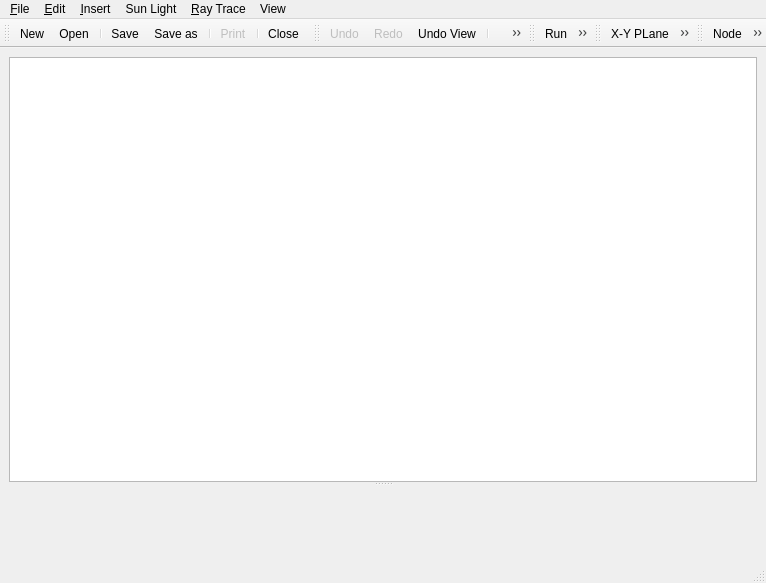
<ui version="4.0" >
 <author>Manuel J. Blanco</author>
 <class>MainWindow</class>
 <widget class="QMainWindow" name="MainWindow" >
  <property name="enabled" >
   <bool>true</bool>
  </property>
  <property name="geometry" >
   <rect>
    <x>0</x>
    <y>0</y>
    <width>766</width>
    <height>583</height>
   </rect>
  </property>
  <property name="sizePolicy" >
   <sizepolicy vsizetype="Preferred" hsizetype="Preferred" >
    <horstretch>0</horstretch>
    <verstretch>0</verstretch>
   </sizepolicy>
  </property>
  <property name="acceptDrops" >
   <bool>true</bool>
  </property>
  <property name="windowTitle" >
   <string>Tonatiuh 1.0</string>
  </property>
  <property name="windowIcon" >
   <iconset>
    <normaloff/>
   </iconset>
  </property>
  <widget class="QWidget" name="centralWidget" >
   <property name="sizePolicy" >
    <sizepolicy vsizetype="Expanding" hsizetype="Expanding" >
     <horstretch>0</horstretch>
     <verstretch>0</verstretch>
    </sizepolicy>
   </property>
   <layout class="QVBoxLayout" >
    <item>
     <widget class="QSplitter" name="horizontalSplitter" >
      <property name="orientation" >
       <enum>Qt::Horizontal</enum>
      </property>
      <widget class="QSplitter" name="modelSplitter" >
       <property name="orientation" >
        <enum>Qt::Vertical</enum>
       </property>
       <widget class="SceneModelView" name="treeView" >
        <property name="sizePolicy" >
         <sizepolicy vsizetype="Preferred" hsizetype="Preferred" >
          <horstretch>0</horstretch>
          <verstretch>0</verstretch>
         </sizepolicy>
        </property>
        <property name="acceptDrops" >
         <bool>true</bool>
        </property>
        <property name="dragEnabled" >
         <bool>true</bool>
        </property>
        <property name="dragDropMode" >
         <enum>QAbstractItemView::InternalMove</enum>
        </property>
        <property name="selectionBehavior" >
         <enum>QAbstractItemView::SelectRows</enum>
        </property>
       </widget>
       <widget class="ParametersView" native="1" name="parametersView" >
        <property name="sizePolicy" >
         <sizepolicy vsizetype="Preferred" hsizetype="Preferred" >
          <horstretch>0</horstretch>
          <verstretch>0</verstretch>
         </sizepolicy>
        </property>
       </widget>
      </widget>
     </widget>
    </item>
   </layout>
  </widget>
  <widget class="QMenuBar" name="menubar" >
   <property name="geometry" >
    <rect>
     <x>0</x>
     <y>0</y>
     <width>766</width>
     <height>21</height>
    </rect>
   </property>
   <widget class="QMenu" name="menuEdit" >
    <property name="title" >
     <string>&amp;Edit</string>
    </property>
    <addaction name="actionUndo" />
    <addaction name="actionRedo" />
    <addaction name="separator" />
    <addaction name="actionCut" />
    <addaction name="actionCopy" />
    <addaction name="actionPaste_Copy" />
    <addaction name="actionPaste_Link" />
    <addaction name="actionDelete" />
   </widget>
   <widget class="QMenu" name="menuFile" >
    <property name="title" >
     <string>&amp;File</string>
    </property>
    <widget class="QMenu" name="menuRecent" >
     <property name="title" >
      <string>&amp;Recent</string>
     </property>
    </widget>
    <addaction name="actionNew" />
    <addaction name="actionOpen" />
    <addaction name="menuRecent" />
    <addaction name="separator" />
    <addaction name="actionSave" />
    <addaction name="actionSaveAs" />
    <addaction name="separator" />
    <addaction name="actionPrint" />
    <addaction name="separator" />
    <addaction name="actionClose" />
   </widget>
   <widget class="QMenu" name="menuView" >
    <property name="title" >
     <string>View</string>
    </property>
    <addaction name="actionAxis" />
    <addaction name="actionGrid" />
    <addaction name="actionBackground" />
    <addaction name="actionEdit_Mode" />
   </widget>
   <widget class="QMenu" name="menuInsert" >
    <property name="title" >
     <string>&amp;Insert</string>
    </property>
    <addaction name="actionNode" />
    <addaction name="actionShapeKit" />
    <addaction name="separator" />
   </widget>
   <widget class="QMenu" name="menuSun_Light" >
    <property name="title" >
     <string>Sun Light</string>
    </property>
    <addaction name="actionDefine_SunLight" />
    <addaction name="actionDefineSunPosition" />
    <addaction name="actionCalculateSunPosition" />
   </widget>
   <widget class="QMenu" name="menu_Raytrace" >
    <property name="title" >
     <string>&amp;Ray Trace</string>
    </property>
    <addaction name="actionRayTraceRun" />
    <addaction name="actionDisplay_rays" />
    <addaction name="actionResults" />
    <addaction name="actionExport_PhotonMap" />
    <addaction name="actionExport_Surface_PhotonMap" />
    <addaction name="separator" />
    <addaction name="actionRayTraceOptions" />
   </widget>
   <addaction name="menuFile" />
   <addaction name="menuEdit" />
   <addaction name="menuInsert" />
   <addaction name="menuSun_Light" />
   <addaction name="menu_Raytrace" />
   <addaction name="menuView" />
  </widget>
  <widget class="QStatusBar" name="statusbar" />
  <widget class="QToolBar" name="fileToolBar" >
   <property name="orientation" >
    <enum>Qt::Horizontal</enum>
   </property>
   <attribute name="toolBarArea" >
    <enum>TopToolBarArea</enum>
   </attribute>
   <attribute name="toolBarBreak" >
    <bool>false</bool>
   </attribute>
   <addaction name="actionNew" />
   <addaction name="actionOpen" />
   <addaction name="separator" />
   <addaction name="actionSave" />
   <addaction name="actionSaveAs" />
   <addaction name="separator" />
   <addaction name="actionPrint" />
   <addaction name="separator" />
   <addaction name="actionClose" />
  </widget>
  <widget class="QToolBar" name="editToolBar" >
   <property name="orientation" >
    <enum>Qt::Horizontal</enum>
   </property>
   <attribute name="toolBarArea" >
    <enum>TopToolBarArea</enum>
   </attribute>
   <attribute name="toolBarBreak" >
    <bool>false</bool>
   </attribute>
   <addaction name="actionUndo" />
   <addaction name="actionRedo" />
   <addaction name="actionUndoView" />
   <addaction name="separator" />
   <addaction name="actionCut" />
   <addaction name="actionCopy" />
   <addaction name="actionPaste_Copy" />
   <addaction name="actionPaste_Link" />
   <addaction name="actionDelete" />
  </widget>
  <widget class="QToolBar" name="raytraceToolBar" >
   <property name="windowTitle" >
    <string>toolBar</string>
   </property>
   <attribute name="toolBarArea" >
    <enum>TopToolBarArea</enum>
   </attribute>
   <attribute name="toolBarBreak" >
    <bool>false</bool>
   </attribute>
   <addaction name="actionRayTraceRun" />
   <addaction name="actionResults" />
   <addaction name="actionBalance" />
   <addaction name="actionExport_PhotonMap" />
  </widget>
  <widget class="QToolBar" name="toolBar" >
   <property name="windowTitle" >
    <string>toolBar</string>
   </property>
   <attribute name="toolBarArea" >
    <enum>TopToolBarArea</enum>
   </attribute>
   <attribute name="toolBarBreak" >
    <bool>false</bool>
   </attribute>
   <addaction name="action_X_Y_Plane" />
   <addaction name="action_Y_Z_Plane" />
   <addaction name="action_X_Z_Plane" />
  </widget>
  <widget class="QToolBar" name="insertTollBar" >
   <property name="windowTitle" >
    <string>toolBar_2</string>
   </property>
   <attribute name="toolBarArea" >
    <enum>TopToolBarArea</enum>
   </attribute>
   <attribute name="toolBarBreak" >
    <bool>false</bool>
   </attribute>
   <addaction name="actionNode" />
   <addaction name="actionShapeKit" />
  </widget>
  <action name="actionNew" >
   <property name="icon" >
    <iconset resource="tonatiuh.qrc" >
     <normaloff>:/icons/new.png</normaloff>:/icons/new.png</iconset>
   </property>
   <property name="text" >
    <string>&amp;New</string>
   </property>
  </action>
  <action name="actionOpen" >
   <property name="icon" >
    <iconset resource="tonatiuh.qrc" >
     <normaloff>:/icons/open.png</normaloff>:/icons/open.png</iconset>
   </property>
   <property name="text" >
    <string>&amp;Open ...</string>
   </property>
  </action>
  <action name="actionSave" >
   <property name="icon" >
    <iconset resource="tonatiuh.qrc" >
     <normaloff>:/icons/save.png</normaloff>:/icons/save.png</iconset>
   </property>
   <property name="text" >
    <string>&amp;Save</string>
   </property>
  </action>
  <action name="actionSaveAs" >
   <property name="icon" >
    <iconset resource="tonatiuh.qrc" >
     <normaloff>:/icons/saveas.png</normaloff>:/icons/saveas.png</iconset>
   </property>
   <property name="text" >
    <string>Save &amp;as ...</string>
   </property>
  </action>
  <action name="actionPrint" >
   <property name="enabled" >
    <bool>false</bool>
   </property>
   <property name="icon" >
    <iconset resource="tonatiuh.qrc" >
     <normaloff>:/icons/print.png</normaloff>:/icons/print.png</iconset>
   </property>
   <property name="text" >
    <string>&amp;Print</string>
   </property>
  </action>
  <action name="actionClose" >
   <property name="icon" >
    <iconset resource="tonatiuh.qrc" >
     <normaloff>:/icons/close.png</normaloff>:/icons/close.png</iconset>
   </property>
   <property name="text" >
    <string>&amp;Close</string>
   </property>
  </action>
  <action name="actionUndo" >
   <property name="enabled" >
    <bool>false</bool>
   </property>
   <property name="icon" >
    <iconset resource="tonatiuh.qrc" >
     <normaloff>:/icons/undo.png</normaloff>:/icons/undo.png</iconset>
   </property>
   <property name="text" >
    <string>&amp;Undo</string>
   </property>
  </action>
  <action name="actionRedo" >
   <property name="enabled" >
    <bool>false</bool>
   </property>
   <property name="icon" >
    <iconset resource="tonatiuh.qrc" >
     <normaloff>:/icons/redo.png</normaloff>:/icons/redo.png</iconset>
   </property>
   <property name="text" >
    <string>&amp;Redo</string>
   </property>
  </action>
  <action name="actionCut" >
   <property name="icon" >
    <iconset resource="tonatiuh.qrc" >
     <normaloff>:/icons/cut.png</normaloff>:/icons/cut.png</iconset>
   </property>
   <property name="text" >
    <string>&amp;Cut</string>
   </property>
   <property name="shortcut" >
    <string>Ctrl+X</string>
   </property>
  </action>
  <action name="actionCopy" >
   <property name="icon" >
    <iconset resource="tonatiuh.qrc" >
     <normaloff>:/icons/copy.png</normaloff>:/icons/copy.png</iconset>
   </property>
   <property name="text" >
    <string>&amp;Copy</string>
   </property>
   <property name="shortcut" >
    <string>Ctrl+C</string>
   </property>
  </action>
  <action name="actionPaste_Copy" >
   <property name="icon" >
    <iconset resource="tonatiuh.qrc" >
     <normaloff>:/icons/paste.png</normaloff>:/icons/paste.png</iconset>
   </property>
   <property name="text" >
    <string>&amp;Paste</string>
   </property>
   <property name="shortcut" >
    <string>Ctrl+V</string>
   </property>
  </action>
  <action name="actionRayTraceRun" >
   <property name="icon" >
    <iconset resource="tonatiuh.qrc" >
     <normaloff>:/icons/raytrace.png</normaloff>:/icons/raytrace.png</iconset>
   </property>
   <property name="text" >
    <string>&amp;Run</string>
   </property>
  </action>
  <action name="actionAxis" >
   <property name="checkable" >
    <bool>true</bool>
   </property>
   <property name="checked" >
    <bool>true</bool>
   </property>
   <property name="enabled" >
    <bool>true</bool>
   </property>
   <property name="text" >
    <string>Axis</string>
   </property>
   <property name="toolTip" >
    <string>Draw Shape Local Axis</string>
   </property>
  </action>
  <action name="actionUndoView" >
   <property name="icon" >
    <iconset resource="tonatiuh.qrc" >
     <normaloff>:/icons/undoView.png</normaloff>:/icons/undoView.png</iconset>
   </property>
   <property name="text" >
    <string>Undo View</string>
   </property>
  </action>
  <action name="actionNode" >
   <property name="icon" >
    <iconset resource="tonatiuh.qrc" >
     <normaloff>:/icons/separatorKit.png</normaloff>:/icons/separatorKit.png</iconset>
   </property>
   <property name="text" >
    <string>Node</string>
   </property>
  </action>
  <action name="actionFile1" >
   <property name="text" >
    <string>File1</string>
   </property>
  </action>
  <action name="actionDisplay_rays" >
   <property name="checkable" >
    <bool>true</bool>
   </property>
   <property name="checked" >
    <bool>true</bool>
   </property>
   <property name="enabled" >
    <bool>false</bool>
   </property>
   <property name="text" >
    <string>Display rays</string>
   </property>
  </action>
  <action name="actionPaste_Link" >
   <property name="icon" >
    <iconset resource="tonatiuh.qrc" >
     <normaloff>:/icons/paste_link.png</normaloff>:/icons/paste_link.png</iconset>
   </property>
   <property name="text" >
    <string>Paste Link</string>
   </property>
  </action>
  <action name="actionDelete" >
   <property name="icon" >
    <iconset resource="tonatiuh.qrc" >
     <normaloff>:/icons/delete.png</normaloff>:/icons/delete.png</iconset>
   </property>
   <property name="text" >
    <string>Delete</string>
   </property>
   <property name="shortcut" >
    <string>Backspace</string>
   </property>
  </action>
  <action name="actionRayTraceOptions" >
   <property name="text" >
    <string>Ray Trace Options ...</string>
   </property>
  </action>
  <action name="actionResults" >
   <property name="icon" >
    <iconset resource="tonatiuh.qrc" >
     <normaloff>:/icons/AnalysisTool.png</normaloff>:/icons/AnalysisTool.png</iconset>
   </property>
   <property name="text" >
    <string>Analyze tool ...</string>
   </property>
  </action>
  <action name="actionShapeKit" >
   <property name="icon" >
    <iconset resource="tonatiuh.qrc" >
     <normaloff>:/icons/shapeKit.png</normaloff>:/icons/shapeKit.png</iconset>
   </property>
   <property name="text" >
    <string>ShapeKit</string>
   </property>
  </action>
  <action name="action_X_Y_Plane" >
   <property name="icon" >
    <iconset resource="tonatiuh.qrc" >
     <normaloff>:/icons/viewer_viewXY.png</normaloff>:/icons/viewer_viewXY.png</iconset>
   </property>
   <property name="text" >
    <string>X-Y PLane</string>
   </property>
  </action>
  <action name="action_X_Z_Plane" >
   <property name="icon" >
    <iconset resource="tonatiuh.qrc" >
     <normaloff>:/icons/viewer_viewXZ.png</normaloff>:/icons/viewer_viewXZ.png</iconset>
   </property>
   <property name="text" >
    <string>X-Z Plane</string>
   </property>
  </action>
  <action name="action_Y_Z_Plane" >
   <property name="icon" >
    <iconset resource="tonatiuh.qrc" >
     <normaloff>:/icons/viewer_viewYZ.png</normaloff>:/icons/viewer_viewYZ.png</iconset>
   </property>
   <property name="text" >
    <string>Z-YPlane</string>
   </property>
  </action>
  <action name="actionDefine_SunLight" >
   <property name="icon" >
    <iconset resource="tonatiuh.qrc" >
     <normaloff>:/icons/lightKit.png</normaloff>:/icons/lightKit.png</iconset>
   </property>
   <property name="text" >
    <string>Define SunLight ...</string>
   </property>
  </action>
  <action name="actionEdit_Mode" >
   <property name="checkable" >
    <bool>true</bool>
   </property>
   <property name="text" >
    <string>Edit Mode</string>
   </property>
  </action>
  <action name="actionGrid" >
   <property name="checkable" >
    <bool>true</bool>
   </property>
   <property name="checked" >
    <bool>false</bool>
   </property>
   <property name="enabled" >
    <bool>true</bool>
   </property>
   <property name="text" >
    <string>Grid</string>
   </property>
  </action>
  <action name="actionBackground" >
   <property name="checkable" >
    <bool>true</bool>
   </property>
   <property name="checked" >
    <bool>true</bool>
   </property>
   <property name="text" >
    <string>Background</string>
   </property>
  </action>
  <action name="actionCalculateSunPosition" >
   <property name="checkable" >
    <bool>false</bool>
   </property>
   <property name="text" >
    <string>Sun Position Calculator ...</string>
   </property>
  </action>
  <action name="actionExport_PhotonMap" >
   <property name="icon" >
    <iconset resource="tonatiuh.qrc" >
     <normaloff>:/icons/export.png</normaloff>:/icons/export.png</iconset>
   </property>
   <property name="text" >
    <string>Export PhotonMap</string>
   </property>
  </action>
  <action name="actionDefineSunPosition" >
   <property name="text" >
    <string>Define Sun Position ...</string>
   </property>
  </action>
  <action name="actionBalance" >
   <property name="text" >
    <string>Balance</string>
   </property>
  </action>
  <action name="actionExport_Surface_PhotonMap" >
   <property name="icon" >
    <iconset resource="tonatiuh.qrc" >
     <normaloff>:/icons/exportSurface.png</normaloff>:/icons/exportSurface.png</iconset>
   </property>
   <property name="text" >
    <string>Export Surface PhotonMap</string>
   </property>
  </action>
 </widget>
 <layoutdefault spacing="6" margin="9" />
 <customwidgets>
  <customwidget>
   <class>ParametersView</class>
   <extends>QWidget</extends>
   <header location="global" >ParametersView.h</header>
   <container>1</container>
  </customwidget>
  <customwidget>
   <class>SceneModelView</class>
   <extends>QTreeView</extends>
   <header location="global" >SceneModelView.h</header>
  </customwidget>
 </customwidgets>
 <resources>
  <include location="tonatiuh.qrc" />
 </resources>
 <connections/>
</ui>
